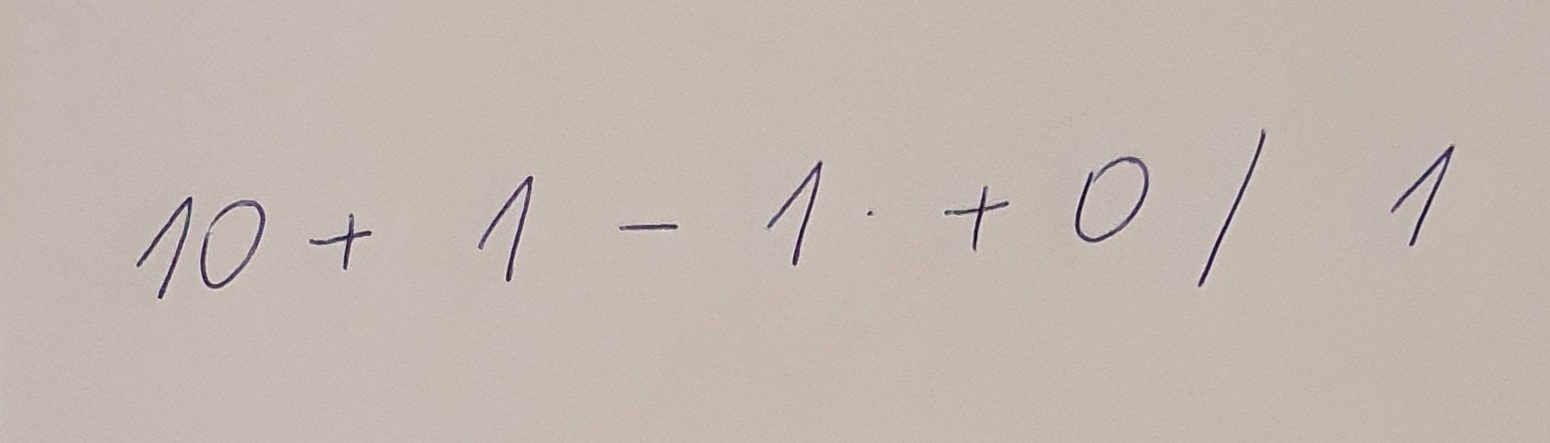
#> input picture notebooks/data/handwritten_ex/20211231_191020.jpg, 1550 x 443 px
$ python -i detector.py   (imports and definitions only)
#> lines starting #> are read from the running program, lines starting #| are printed output that depends on the picture; after the words box and inside, x2 and y2 are one past the last pixel; in counts of white or black regions, pixels touching at a corner belong together
import cv2 as cv
import tensorflow as tf
from numpy import array
from meta import INPUT_IMAGE_SIZE


# calculate Jaccard index (IoU) of bounding boxes A and B
def bb_iou(box_a, box_b):
    x_a = max(box_a[0], box_b[0])
    y_a = max(box_a[1], box_b[1])
    x_b = min(box_a[2] + box_a[0], box_b[2] + box_b[0])
    y_b = min(box_a[3] + box_a[1], box_b[3] + box_b[1])
    inter_area = max(0, x_b - x_a + 1) * max(0, y_b - y_a + 1)
    box_a_area = (box_a[2] - box_a[0] + 1) * (box_a[3] - box_a[1] + 1)
    box_b_area = (box_b[2] - box_b[0] + 1) * (box_b[3] - box_b[1] + 1)
    iou = inter_area / float(box_a_area + box_b_area - inter_area)
    return iou


def bb_area(bb):
    _, _, w, h = bb
    return w * h


def detect_postprocess_bb(bounding_boxes):
    indices_rem = []
    for i in range(len(bounding_boxes) - 1):
        for j in range(i + 1, len(bounding_boxes)):
            iou = bb_iou(bounding_boxes[i], bounding_boxes[j])
            if iou > 0:
                area_i = bb_area(bounding_boxes[i])
                area_j = bb_area(bounding_boxes[j])
                if area_i > area_j:
                    indices_rem.append(j)
                else:
                    indices_rem.append(i)
    bounding_boxes = [i for j, i in enumerate(bounding_boxes) if j not in indices_rem]
    return bounding_boxes


def detect_characters(image_path, kernel=(5, 5), show_results=False):
#> called with kernel = (5, 5), show_results = False
    img = cv.imread(image_path)
#> img is the input picture: shape (443, 1550, 3); mean B, G, R 175.9, 183.3, 194.2
    gray = cv.cvtColor(img, cv.COLOR_BGR2GRAY)
    ret, binary = cv.threshold(gray, 127, 255, cv.THRESH_BINARY)
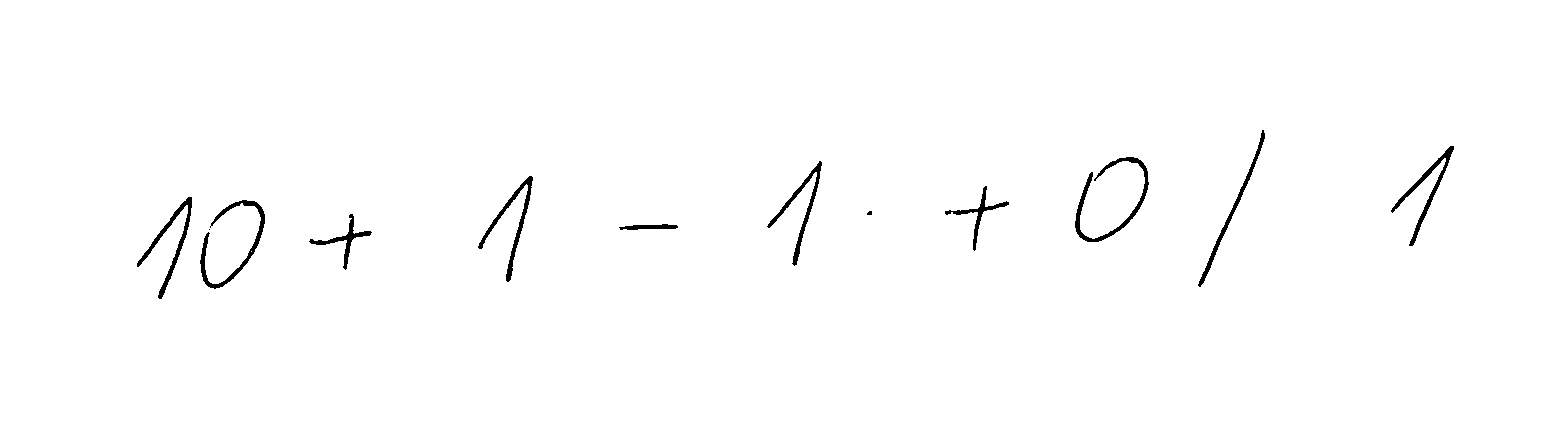
#> binary: shape (443, 1550); 99% white; 12 black regions (2 under 20 px), largest, box (x1, y1, x2, y2) and area: (1075, 157, 1149, 242) 956, (200, 200, 265, 289) 900, (478, 176, 533, 282) 790
    opening = cv.morphologyEx(binary, cv.MORPH_CLOSE, kernel)
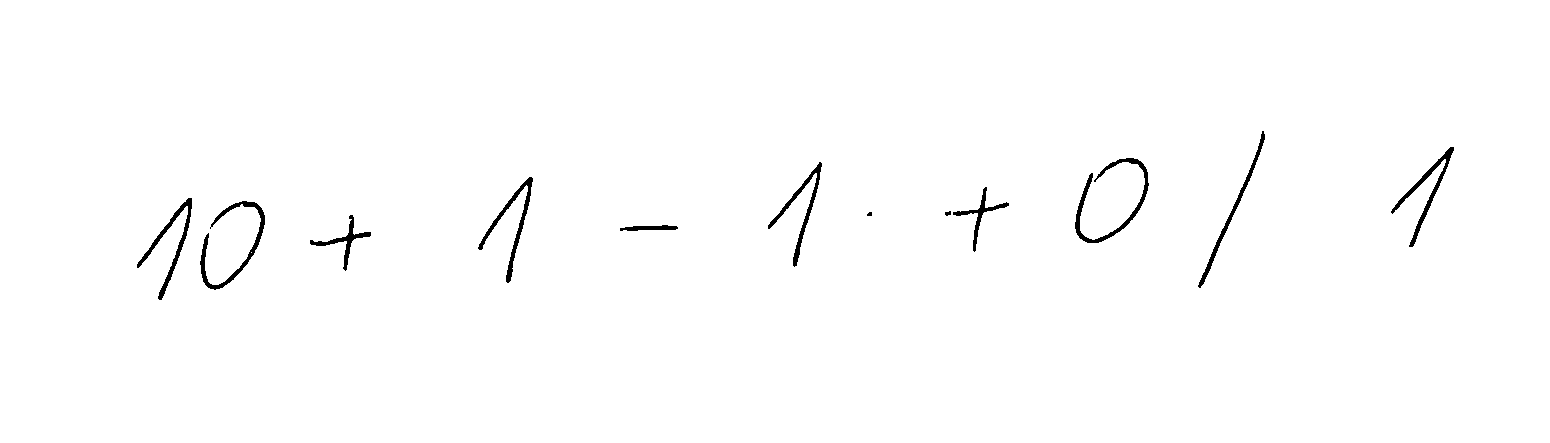
#> opening: shape (443, 1550); 99% white; 12 black regions (1 under 20 px)
    contours, _ = cv.findContours(opening, cv.RETR_TREE, cv.CHAIN_APPROX_SIMPLE)
#> contours = 15 contours, 2 with area under 20; largest, box (x1, y1, x2, y2) and area: (0, 0, 1550, 443) 684658, (1074, 157, 1150, 244) 1174, (199, 200, 266, 291) 1095, (477, 176, 534, 284) 964, (136, 197, 193, 301) 956
    bounding_boxes = []
    for contour in contours:
        area = cv.contourArea(contour)
        if 200 < area < 5000:
            x, y, w, h = cv.boundingRect(contour)
            bounding_boxes.append((x, y, w, h))
#> this loop made 15 passes
#> (area, x, y, w, h) on passes 3, 4, 7, 9, 10, 11, 12, 13: (290.5, 619, 224, 60, 8), (597.5, 309, 214, 63, 58), (1095, 199, 200, 67, 91), (956, 136, 197, 57, 104), (562.5, 952, 186, 58, 67), (963.5, 477, 176, 57, 108), (887.5, 767, 161, 56, 107), (1174, 1074, 157, 76, 87)
#> after the loop, bounding_boxes = [(619, 224, 60, 8), (309, 214, 63, 58), (199, 200, 67, 91), (136, 197, 57, 104), (952, 186, 58, 67), (477, 176, 57, 108), (767, 161, 56, 107), (1074, 157, 76, 87), (1390, 146, 65, 102), (1197, 130, 69, 159)]
    bounding_boxes = detect_postprocess_bb(bounding_boxes)
#> the loop in detect_postprocess_bb, `for i in range(len(bounding_boxes) - 1):` made 9 passes
#> after the loop in detect_postprocess_bb, `for i in range(len(bounding_boxes) - 1):`: indices_rem = []
    if show_results:
        for (x, y, w, h) in bounding_boxes:
            cv.rectangle(img, (x, y), (x + w, y + h), (0, 0, 255), 2)
        cv.imshow('Image', img)
        cv.imshow('Opening', opening)
        cv.waitKey(0)

    return sorted(bounding_boxes, key=lambda bb: bb[0])  # sorted by x value


# [5 lines left out: function preprocess_img, not called in this run]


def get_digit_images(image_path, kernel=(5, 5)):
    digit_bbs = detect_characters(image_path, kernel=kernel)
#> digit_bbs = [(136, 197, 57, 104), (199, 200, 67, 91), (309, 214, 63, 58), (477, 176, 57, 108), (619, 224, 60, 8), (767, 161, 56, 107), (952, 186, 58, 67), (1074, 157, 76, 87), (1197, 130, 69, 159), (1390, 146, 65, 102)]
    images = []
    img = cv.imread(image_path)
    img = cv.cvtColor(img, cv.COLOR_BGR2GRAY)
    ret, binary = cv.threshold(img, 127, 255, cv.THRESH_BINARY_INV)
    for bb in digit_bbs:
        (x, y, w, h) = bb
        char_img = tf.convert_to_tensor(binary[y:y + h, x:x + w])
        char_img = array(tf.reshape(char_img, [char_img.shape[0], char_img.shape[1], 1]))
        images.append(preprocess_img(char_img))
#> this loop made 1 pass
#> after the loop, images = []
    return array(images)

# print("Bounding boxes (x,y,w,h):", detect_characters('notebooks/data/handwritten_ex/20211231_191020.jpg'))

#> (the run stopped early here; a loop or call above may not have finished)

$ run again, on notebooks/data/handwritten_ex/20211231_191047.jpg
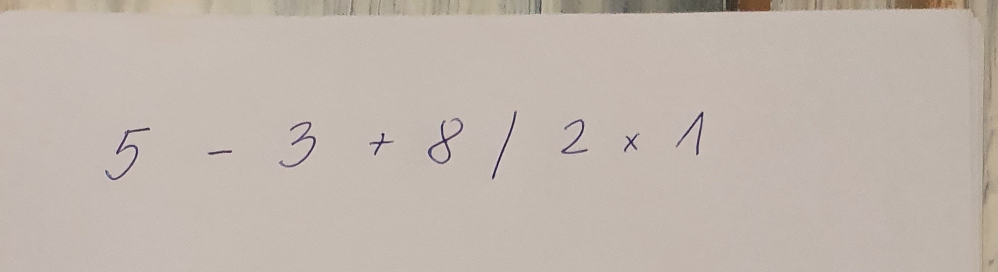
#> input picture notebooks/data/handwritten_ex/20211231_191047.jpg, 1996 x 544 px (shown at 1/2 size)
#> in detect_characters, img is the input picture: shape (544, 1996, 3); mean B, G, R 173.2, 182, 192.8
#> in detect_characters, `opening = cv.morphologyEx(binary, cv.MORPH_CLOSE, kernel)`:
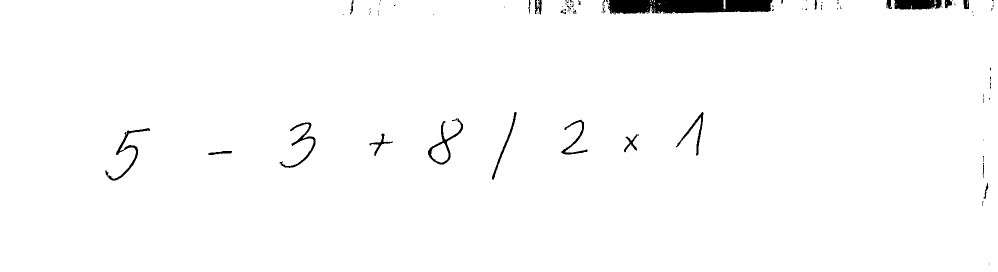
#> opening: shape (544, 1996) (shown at 1/2 size); 98.4% white; 99 black regions (72 under 20 px)
#> contours = 114 contours, 90 with area under 20; largest, box (x1, y1, x2, y2) and area: (0, 0, 1996, 544) 1072097, (855, 236, 927, 330) 2144, (210, 255, 301, 362) 1262, (558, 244, 632, 337) 1120, (862, 286, 897, 326) 910
#> the loop in detect_characters, `for contour in contours:` made 114 passes
#> (area, x, y, w, h) on passes 36, 38, 39, 40, 41, 42, 43, 44: (258.5, 415, 301, 50, 10), (346.5, 1247, 268, 32, 38), (428.5, 738, 266, 49, 47), (1262, 210, 255, 91, 107), (1120.5, 558, 244, 74, 93), (813, 1121, 238, 55, 72), (2144, 855, 236, 72, 94), (910, 862, 286, 35, 40)
#> after the loop in detect_characters, `for contour in contours:`: bounding_boxes = [(415, 301, 50, 10), (1247, 268, 32, 38), (738, 266, 49, 47), (210, 255, 91, 107), (558, 244, 74, 93), (1121, 238, 55, 72), (855, 236, 72, 94), (862, 286, 35, 40), (1351, 223, 57, 89), (983, 223, 51, 137)]
#> the loop in detect_postprocess_bb, `for i in range(len(bounding_boxes) - 1):` made 9 passes
#> after the loop in detect_postprocess_bb, `for i in range(len(bounding_boxes) - 1):`: indices_rem = [7]
#> in detect_postprocess_bb, `bounding_boxes = [i for j, i in enumerate(bounding_boxes) if j not in ..`: bounding_boxes = [(415, 301, 50, 10), (1247, 268, 32, 38), (738, 266, 49, 47), (210, 255, 91, 107), (558, 244, 74, 93), (1121, 238, 55, 72), (855, 236, 72, 94), (1351, 223, 57, 89), (983, 223, 51, 137)]
#> digit_bbs = [(210, 255, 91, 107), (415, 301, 50, 10), (558, 244, 74, 93), (738, 266, 49, 47), (855, 236, 72, 94), (983, 223, 51, 137), (1121, 238, 55, 72), (1247, 268, 32, 38), (1351, 223, 57, 89)]
#> in get_digit_images, `ret, binary = cv.threshold(img, 127, 255, cv.THRESH_BINARY_INV)`:
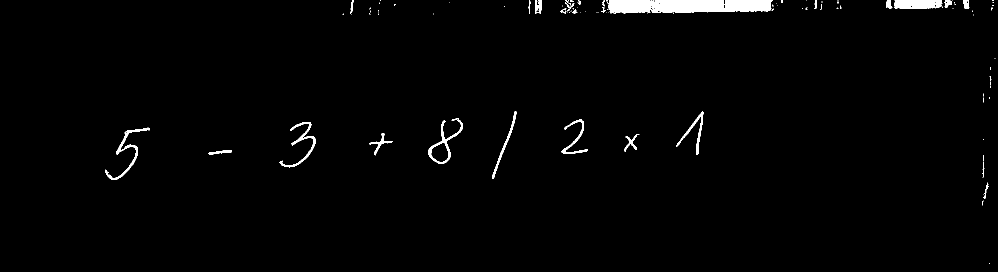
#> binary: shape (544, 1996) (shown at 1/2 size); 1.5% white; 107 white regions (80 under 20 px), largest, box (x1, y1, x2, y2) and area: (1216, 0, 1545, 28) 7671, (1788, 0, 1885, 18) 1541, (211, 255, 300, 360) 1034
#> the loop in get_digit_images, `for bb in digit_bbs:` made 1 pass
#> after the loop in get_digit_images, `for bb in digit_bbs:`: images = []

$ run again, on notebooks/data/handwritten_ex/20211231_191159.jpg
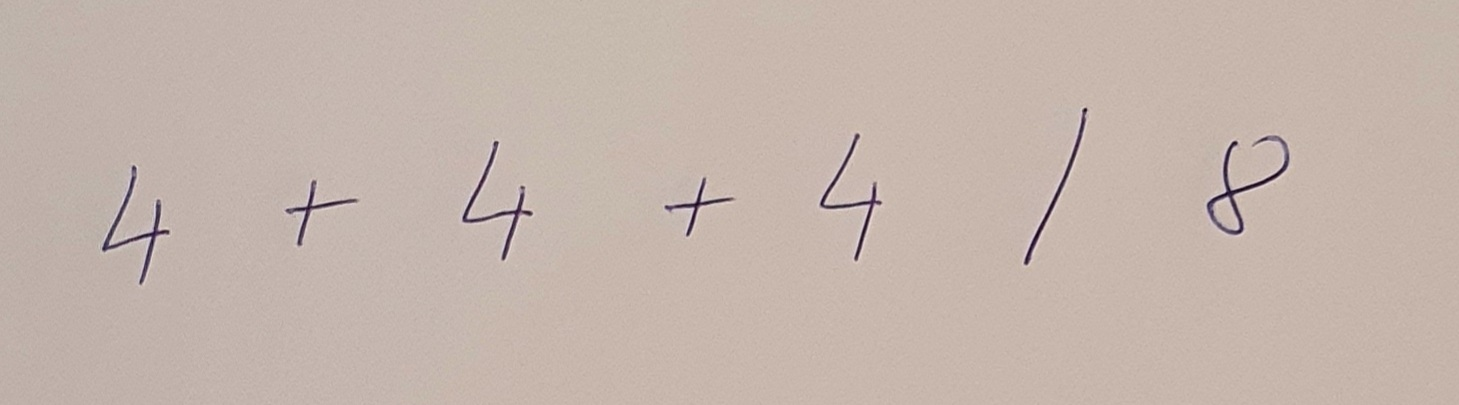
#> input picture notebooks/data/handwritten_ex/20211231_191159.jpg, 1459 x 405 px
#> in detect_characters, img is the input picture: shape (405, 1459, 3); mean B, G, R 172.2, 180.9, 196.8
#> in detect_characters, `ret, binary = cv.threshold(gray, 127, 255, cv.THRESH_BINARY)`:
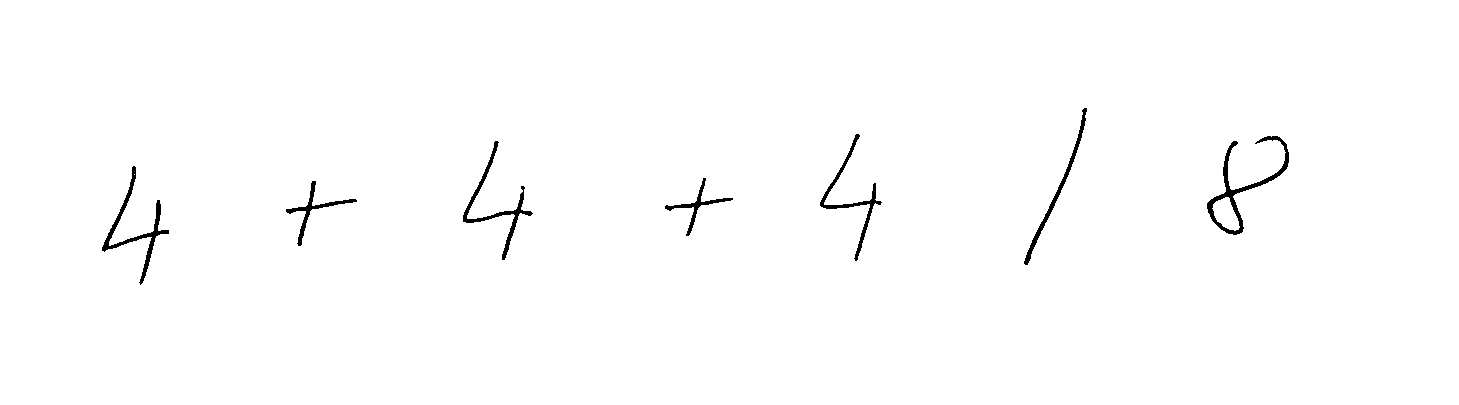
#> binary: shape (405, 1459); 99.1% white; 7 black regions, largest, box (x1, y1, x2, y2) and area: (1207, 136, 1289, 235) 1154, (102, 166, 169, 285) 949, (463, 141, 533, 260) 854
#> in detect_characters, `opening = cv.morphologyEx(binary, cv.MORPH_CLOSE, kernel)`:
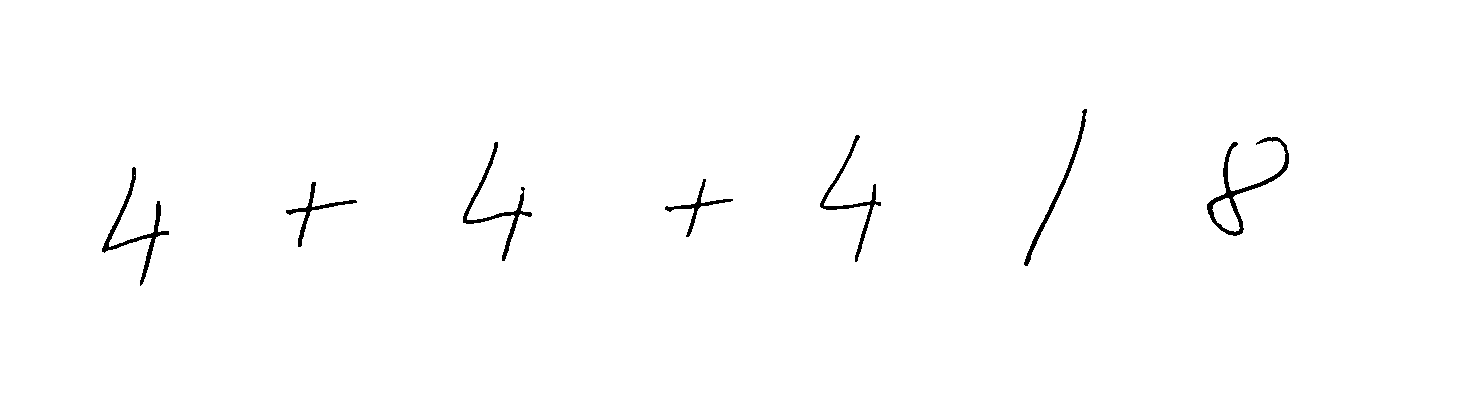
#> opening: shape (405, 1459); 99.1% white; 7 black regions
#> contours = 10 contours, 1 with area under 20; largest, box (x1, y1, x2, y2) and area: (0, 0, 1459, 405) 589032, (1206, 136, 1290, 237) 1943, (101, 166, 170, 287) 1172, (462, 141, 533, 262) 1066, (819, 134, 882, 263) 960
#> the loop in detect_characters, `for contour in contours:` made 10 passes
#> (area, x, y, w, h) on passes 2, 3, 4, 6, 7, 8, 9, 10: (647.5, 285, 181, 73, 67), (564.5, 664, 178, 70, 60), (1172, 101, 166, 69, 121), (1066, 462, 141, 71, 121), (1943, 1206, 136, 84, 101), (538, 1212, 198, 28, 34), (960.5, 819, 134, 63, 129), (843, 1023, 108, 65, 159)
#> after the loop in detect_characters, `for contour in contours:`: bounding_boxes = [(285, 181, 73, 67), (664, 178, 70, 60), (101, 166, 69, 121), (462, 141, 71, 121), (1206, 136, 84, 101), (1212, 198, 28, 34), (819, 134, 63, 129), (1023, 108, 65, 159)]
#> the loop in detect_postprocess_bb, `for i in range(len(bounding_boxes) - 1):` made 7 passes
#> after the loop in detect_postprocess_bb, `for i in range(len(bounding_boxes) - 1):`: indices_rem = [5]
#> in detect_postprocess_bb, `bounding_boxes = [i for j, i in enumerate(bounding_boxes) if j not in ..`: bounding_boxes = [(285, 181, 73, 67), (664, 178, 70, 60), (101, 166, 69, 121), (462, 141, 71, 121), (1206, 136, 84, 101), (819, 134, 63, 129), (1023, 108, 65, 159)]
#> digit_bbs = [(101, 166, 69, 121), (285, 181, 73, 67), (462, 141, 71, 121), (664, 178, 70, 60), (819, 134, 63, 129), (1023, 108, 65, 159), (1206, 136, 84, 101)]
#> the loop in get_digit_images, `for bb in digit_bbs:` made 1 pass
#> after the loop in get_digit_images, `for bb in digit_bbs:`: images = []
